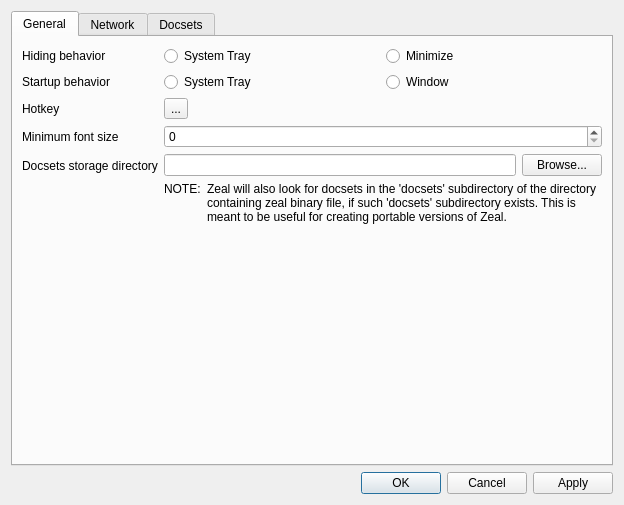
<?xml version="1.0" encoding="UTF-8"?>
<ui version="4.0">
 <class>ZealSettingsDialog</class>
 <widget class="QDialog" name="ZealSettingsDialog">
  <property name="geometry">
   <rect>
    <x>0</x>
    <y>0</y>
    <width>624</width>
    <height>505</height>
   </rect>
  </property>
  <property name="windowTitle">
   <string>Zeal Options</string>
  </property>
  <layout class="QVBoxLayout" name="verticalLayout">
   <item>
    <widget class="QTabWidget" name="tabWidget">
     <property name="currentIndex">
      <number>0</number>
     </property>
     <widget class="QWidget" name="tab_3">
      <attribute name="title">
       <string>General</string>
      </attribute>
      <layout class="QGridLayout" name="gridLayout">
       <item row="0" column="0">
        <layout class="QFormLayout" name="formLayout">
         <item row="1" column="0">
          <widget class="QLabel" name="label_3">
           <property name="text">
            <string>Hiding behavior</string>
           </property>
          </widget>
         </item>
         <item row="1" column="1">
          <layout class="QHBoxLayout" name="horizontalLayout_2">
           <item>
            <widget class="QRadioButton" name="radioSysTray">
             <property name="text">
              <string>System Tray</string>
             </property>
             <attribute name="buttonGroup">
              <string notr="true">hidingBehavior</string>
             </attribute>
            </widget>
           </item>
           <item>
            <widget class="QRadioButton" name="radioMinimize">
             <property name="text">
              <string>Minimize</string>
             </property>
             <attribute name="buttonGroup">
              <string notr="true">hidingBehavior</string>
             </attribute>
            </widget>
           </item>
          </layout>
         </item>
         <item row="2" column="0">
          <widget class="QLabel" name="label_8">
           <property name="text">
            <string>Startup behavior</string>
           </property>
          </widget>
         </item>
         <item row="2" column="1">
          <layout class="QHBoxLayout" name="horizontalLayout_6">
           <item>
            <widget class="QRadioButton" name="radioStartTray">
             <property name="text">
              <string>System Tray</string>
             </property>
            </widget>
           </item>
           <item>
            <widget class="QRadioButton" name="radioStartMax">
             <property name="text">
              <string>Window</string>
             </property>
            </widget>
           </item>
          </layout>
         </item>
         <item row="3" column="0">
          <widget class="QLabel" name="label">
           <property name="text">
            <string>Hotkey</string>
           </property>
          </widget>
         </item>
         <item row="3" column="1">
          <widget class="RazorShortcutButton" name="toolButton">
           <property name="text">
            <string>...</string>
           </property>
          </widget>
         </item>
         <item row="4" column="0">
          <widget class="QLabel" name="label_2">
           <property name="text">
            <string>Minimum font size</string>
           </property>
          </widget>
         </item>
         <item row="4" column="1">
          <widget class="QSpinBox" name="minFontSize"/>
         </item>
         <item row="5" column="0">
          <widget class="QLabel" name="label_5">
           <property name="text">
            <string>Docsets storage directory</string>
           </property>
          </widget>
         </item>
         <item row="5" column="1">
          <layout class="QVBoxLayout" name="verticalLayout_4">
           <item>
            <layout class="QHBoxLayout" name="horizontalLayout_3">
             <item>
              <widget class="QLineEdit" name="storageEdit"/>
             </item>
             <item>
              <widget class="QPushButton" name="storageButton">
               <property name="text">
                <string>Browse...</string>
               </property>
              </widget>
             </item>
            </layout>
           </item>
           <item>
            <layout class="QHBoxLayout" name="horizontalLayout_4" stretch="0,1">
             <item>
              <widget class="QLabel" name="label_7">
               <property name="text">
                <string>NOTE:</string>
               </property>
               <property name="alignment">
                <set>Qt::AlignLeading|Qt::AlignLeft|Qt::AlignTop</set>
               </property>
              </widget>
             </item>
             <item>
              <widget class="QLabel" name="label_6">
               <property name="text">
                <string>&lt;html&gt;&lt;head/&gt;&lt;body&gt;&lt;p&gt;Zeal will also look for docsets in the 'docsets' subdirectory of the directory containing zeal binary file, if such 'docsets' subdirectory exists. This is meant to be useful for creating portable versions of Zeal.&lt;/p&gt;&lt;/body&gt;&lt;/html&gt;</string>
               </property>
               <property name="scaledContents">
                <bool>false</bool>
               </property>
               <property name="wordWrap">
                <bool>true</bool>
               </property>
              </widget>
             </item>
            </layout>
           </item>
          </layout>
         </item>
        </layout>
       </item>
      </layout>
     </widget>
     <widget class="QWidget" name="tab_network">
      <attribute name="title">
       <string>Network</string>
      </attribute>
      <layout class="QVBoxLayout" name="verticalLayout_2">
       <item>
        <widget class="QRadioButton" name="m_noProxySettings">
         <property name="text">
          <string>No proxy</string>
         </property>
         <property name="checked">
          <bool>true</bool>
         </property>
        </widget>
       </item>
       <item>
        <widget class="QRadioButton" name="m_systemProxySettings">
         <property name="enabled">
          <bool>true</bool>
         </property>
         <property name="text">
          <string>System proxy settings</string>
         </property>
         <property name="checked">
          <bool>false</bool>
         </property>
        </widget>
       </item>
       <item>
        <widget class="QRadioButton" name="m_manualProxySettings">
         <property name="text">
          <string>Manual proxy configuration</string>
         </property>
        </widget>
       </item>
       <item>
        <widget class="QWidget" name="m_rootWidget" native="true">
         <layout class="QVBoxLayout" name="verticalLayout_6">
          <property name="topMargin">
           <number>0</number>
          </property>
          <property name="rightMargin">
           <number>0</number>
          </property>
          <property name="bottomMargin">
           <number>0</number>
          </property>
          <item>
           <layout class="QVBoxLayout" name="m_httpRootLayout">
            <item>
             <layout class="QHBoxLayout" name="m_httpProxyLayout">
              <item>
               <widget class="QLabel" name="m_httpProxyLabel">
                <property name="enabled">
                 <bool>false</bool>
                </property>
                <property name="text">
                 <string>HTTP proxy:</string>
                </property>
               </widget>
              </item>
              <item>
               <widget class="QLineEdit" name="m_httpProxy">
                <property name="enabled">
                 <bool>false</bool>
                </property>
               </widget>
              </item>
              <item>
               <widget class="QLabel" name="m_httpProxyPortLabel">
                <property name="enabled">
                 <bool>false</bool>
                </property>
                <property name="text">
                 <string>Port:</string>
                </property>
               </widget>
              </item>
              <item>
               <widget class="QSpinBox" name="m_httpProxyPort">
                <property name="enabled">
                 <bool>false</bool>
                </property>
                <property name="maximum">
                 <number>65535</number>
                </property>
               </widget>
              </item>
             </layout>
            </item>
            <item>
             <widget class="QCheckBox" name="m_httpProxyNeedsAuth">
              <property name="enabled">
               <bool>false</bool>
              </property>
              <property name="text">
               <string>HTTP proxy requires authentication</string>
              </property>
             </widget>
            </item>
            <item>
             <widget class="QWidget" name="m_httpAuthWidget" native="true">
              <property name="enabled">
               <bool>false</bool>
              </property>
              <layout class="QGridLayout" name="gridLayout_2">
               <property name="topMargin">
                <number>0</number>
               </property>
               <property name="rightMargin">
                <number>0</number>
               </property>
               <property name="bottomMargin">
                <number>0</number>
               </property>
               <item row="0" column="0">
                <widget class="QLabel" name="m_httpProxyUserLabel">
                 <property name="enabled">
                  <bool>false</bool>
                 </property>
                 <property name="text">
                  <string>Username:</string>
                 </property>
                </widget>
               </item>
               <item row="0" column="1">
                <widget class="QLineEdit" name="m_httpProxyUser">
                 <property name="enabled">
                  <bool>false</bool>
                 </property>
                </widget>
               </item>
               <item row="1" column="0">
                <widget class="QLabel" name="m_httpProxyPassLabel">
                 <property name="enabled">
                  <bool>false</bool>
                 </property>
                 <property name="text">
                  <string>Password:</string>
                 </property>
                </widget>
               </item>
               <item row="1" column="1">
                <widget class="QLineEdit" name="m_httpProxyPass">
                 <property name="enabled">
                  <bool>false</bool>
                 </property>
                 <property name="echoMode">
                  <enum>QLineEdit::Password</enum>
                 </property>
                </widget>
               </item>
              </layout>
             </widget>
            </item>
           </layout>
          </item>
          <item>
           <spacer name="verticalSpacer_2">
            <property name="orientation">
             <enum>Qt::Vertical</enum>
            </property>
            <property name="sizeHint" stdset="0">
             <size>
              <width>20</width>
              <height>0</height>
             </size>
            </property>
           </spacer>
          </item>
         </layout>
        </widget>
       </item>
      </layout>
     </widget>
     <widget class="QWidget" name="tab_4">
      <attribute name="title">
       <string>Docsets</string>
      </attribute>
      <layout class="QVBoxLayout" name="verticalLayout_5">
       <item>
        <widget class="QListView" name="listView"/>
       </item>
       <item>
        <layout class="QHBoxLayout" name="docsetsActions">
         <item>
          <widget class="QPushButton" name="updateButton">
           <property name="text">
            <string>Update docsets</string>
           </property>
          </widget>
         </item>
         <item>
          <widget class="QPushButton" name="addFeedButton">
           <property name="text">
            <string>Add feed</string>
           </property>
          </widget>
         </item>
         <item>
          <spacer name="horizontalSpacer">
           <property name="orientation">
            <enum>Qt::Horizontal</enum>
           </property>
           <property name="sizeHint" stdset="0">
            <size>
             <width>40</width>
             <height>20</height>
            </size>
           </property>
          </spacer>
         </item>
         <item>
          <widget class="QPushButton" name="deleteButton">
           <property name="enabled">
            <bool>false</bool>
           </property>
           <property name="text">
            <string>Delete</string>
           </property>
          </widget>
         </item>
         <item>
          <widget class="QProgressBar" name="docsetsProgress">
           <property name="maximum">
            <number>0</number>
           </property>
           <property name="value">
            <number>-1</number>
           </property>
          </widget>
         </item>
         <item>
          <widget class="QPushButton" name="downloadButton">
           <property name="text">
            <string>Download...</string>
           </property>
          </widget>
         </item>
        </layout>
       </item>
       <item>
        <widget class="QGroupBox" name="downloadableGroup">
         <property name="title">
          <string>Downloadable docsets</string>
         </property>
         <layout class="QVBoxLayout" name="verticalLayout_3">
          <item>
           <widget class="QListWidget" name="docsetsList"/>
          </item>
          <item>
           <widget class="QLabel" name="label_4">
            <property name="text">
             <string>&lt;html&gt;&lt;head/&gt;&lt;body&gt;&lt;p&gt;Docsets with icons are contributed by &lt;a href=&quot;http://kapeli.com/dash&quot;&gt;&lt;span style=&quot; text-decoration: underline; color:#0000ff;&quot;&gt;Dash&lt;/span&gt;&lt;/a&gt;, the Mac OS X Documentation Browser.&lt;/p&gt;&lt;/body&gt;&lt;/html&gt;</string>
            </property>
            <property name="textFormat">
             <enum>Qt::RichText</enum>
            </property>
            <property name="openExternalLinks">
             <bool>true</bool>
            </property>
           </widget>
          </item>
          <item>
           <layout class="QHBoxLayout" name="horizontalLayout">
            <item>
             <spacer name="horizontalSpacer_2">
              <property name="orientation">
               <enum>Qt::Horizontal</enum>
              </property>
              <property name="sizeHint" stdset="0">
               <size>
                <width>40</width>
                <height>20</height>
               </size>
              </property>
             </spacer>
            </item>
            <item>
             <widget class="QPushButton" name="downloadDocsetButton">
              <property name="enabled">
               <bool>true</bool>
              </property>
              <property name="text">
               <string>Download</string>
              </property>
             </widget>
            </item>
           </layout>
          </item>
         </layout>
        </widget>
       </item>
      </layout>
     </widget>
    </widget>
   </item>
   <item>
    <widget class="QDialogButtonBox" name="buttonBox">
     <property name="orientation">
      <enum>Qt::Horizontal</enum>
     </property>
     <property name="standardButtons">
      <set>QDialogButtonBox::Apply|QDialogButtonBox::Cancel|QDialogButtonBox::Ok</set>
     </property>
    </widget>
   </item>
  </layout>
 </widget>
 <customwidgets>
  <customwidget>
   <class>RazorShortcutButton</class>
   <extends>QToolButton</extends>
   <header>ui/widgets/razorshortcutbutton.h</header>
  </customwidget>
 </customwidgets>
 <resources/>
 <connections>
  <connection>
   <sender>buttonBox</sender>
   <signal>accepted()</signal>
   <receiver>ZealSettingsDialog</receiver>
   <slot>accept()</slot>
   <hints>
    <hint type="sourcelabel">
     <x>248</x>
     <y>254</y>
    </hint>
    <hint type="destinationlabel">
     <x>157</x>
     <y>274</y>
    </hint>
   </hints>
  </connection>
  <connection>
   <sender>buttonBox</sender>
   <signal>rejected()</signal>
   <receiver>ZealSettingsDialog</receiver>
   <slot>reject()</slot>
   <hints>
    <hint type="sourcelabel">
     <x>316</x>
     <y>260</y>
    </hint>
    <hint type="destinationlabel">
     <x>286</x>
     <y>274</y>
    </hint>
   </hints>
  </connection>
  <connection>
   <sender>m_manualProxySettings</sender>
   <signal>toggled(bool)</signal>
   <receiver>m_httpProxyLabel</receiver>
   <slot>setEnabled(bool)</slot>
   <hints>
    <hint type="sourcelabel">
     <x>104</x>
     <y>74</y>
    </hint>
    <hint type="destinationlabel">
     <x>121</x>
     <y>97</y>
    </hint>
   </hints>
  </connection>
  <connection>
   <sender>m_manualProxySettings</sender>
   <signal>toggled(bool)</signal>
   <receiver>m_httpProxy</receiver>
   <slot>setEnabled(bool)</slot>
   <hints>
    <hint type="sourcelabel">
     <x>232</x>
     <y>77</y>
    </hint>
    <hint type="destinationlabel">
     <x>232</x>
     <y>97</y>
    </hint>
   </hints>
  </connection>
  <connection>
   <sender>m_manualProxySettings</sender>
   <signal>toggled(bool)</signal>
   <receiver>m_httpProxyPortLabel</receiver>
   <slot>setEnabled(bool)</slot>
   <hints>
    <hint type="sourcelabel">
     <x>349</x>
     <y>78</y>
    </hint>
    <hint type="destinationlabel">
     <x>347</x>
     <y>96</y>
    </hint>
   </hints>
  </connection>
  <connection>
   <sender>m_manualProxySettings</sender>
   <signal>toggled(bool)</signal>
   <receiver>m_httpProxyPort</receiver>
   <slot>setEnabled(bool)</slot>
   <hints>
    <hint type="sourcelabel">
     <x>392</x>
     <y>74</y>
    </hint>
    <hint type="destinationlabel">
     <x>392</x>
     <y>96</y>
    </hint>
   </hints>
  </connection>
  <connection>
   <sender>m_manualProxySettings</sender>
   <signal>toggled(bool)</signal>
   <receiver>m_httpProxyNeedsAuth</receiver>
   <slot>setEnabled(bool)</slot>
   <hints>
    <hint type="sourcelabel">
     <x>53</x>
     <y>75</y>
    </hint>
    <hint type="destinationlabel">
     <x>100</x>
     <y>129</y>
    </hint>
   </hints>
  </connection>
  <connection>
   <sender>m_manualProxySettings</sender>
   <signal>toggled(bool)</signal>
   <receiver>m_httpAuthWidget</receiver>
   <slot>setEnabled(bool)</slot>
   <hints>
    <hint type="sourcelabel">
     <x>54</x>
     <y>79</y>
    </hint>
    <hint type="destinationlabel">
     <x>53</x>
     <y>179</y>
    </hint>
   </hints>
  </connection>
  <connection>
   <sender>m_httpProxyNeedsAuth</sender>
   <signal>toggled(bool)</signal>
   <receiver>m_httpProxyUserLabel</receiver>
   <slot>setEnabled(bool)</slot>
   <hints>
    <hint type="sourcelabel">
     <x>81</x>
     <y>134</y>
    </hint>
    <hint type="destinationlabel">
     <x>70</x>
     <y>154</y>
    </hint>
   </hints>
  </connection>
  <connection>
   <sender>m_httpProxyNeedsAuth</sender>
   <signal>toggled(bool)</signal>
   <receiver>m_httpProxyPassLabel</receiver>
   <slot>setEnabled(bool)</slot>
   <hints>
    <hint type="sourcelabel">
     <x>87</x>
     <y>137</y>
    </hint>
    <hint type="destinationlabel">
     <x>84</x>
     <y>186</y>
    </hint>
   </hints>
  </connection>
  <connection>
   <sender>m_httpProxyNeedsAuth</sender>
   <signal>toggled(bool)</signal>
   <receiver>m_httpProxyUser</receiver>
   <slot>setEnabled(bool)</slot>
   <hints>
    <hint type="sourcelabel">
     <x>183</x>
     <y>135</y>
    </hint>
    <hint type="destinationlabel">
     <x>182</x>
     <y>154</y>
    </hint>
   </hints>
  </connection>
  <connection>
   <sender>m_httpProxyNeedsAuth</sender>
   <signal>toggled(bool)</signal>
   <receiver>m_httpProxyPass</receiver>
   <slot>setEnabled(bool)</slot>
   <hints>
    <hint type="sourcelabel">
     <x>287</x>
     <y>134</y>
    </hint>
    <hint type="destinationlabel">
     <x>285</x>
     <y>182</y>
    </hint>
   </hints>
  </connection>
 </connections>
 <buttongroups>
  <buttongroup name="hidingBehavior"/>
 </buttongroups>
</ui>
